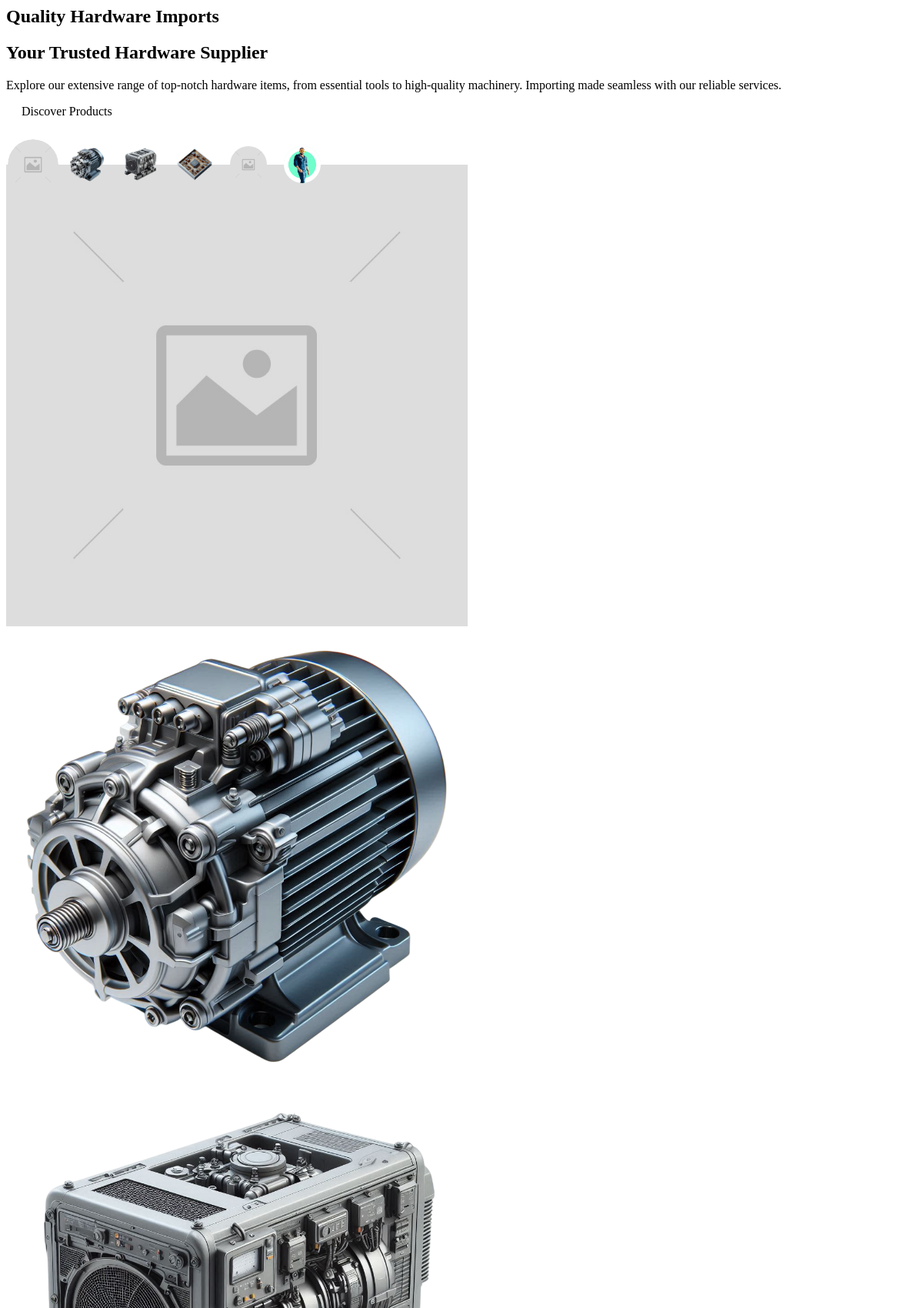
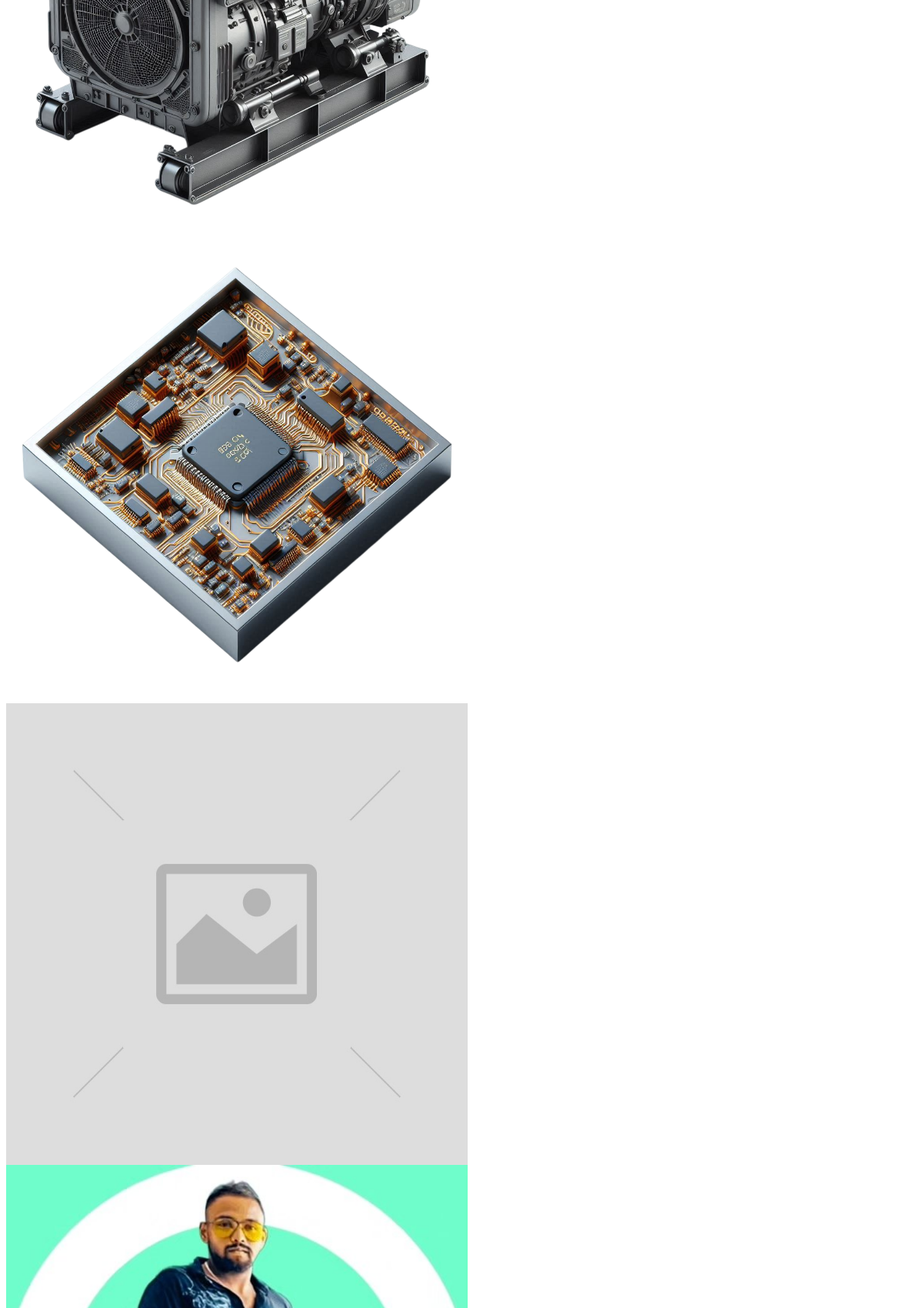
Page /pages/home.php (upper part) on the committed database (2 pictures, top to bottom).
### tables this page shows
CREATE TABLE `tbl_hero` (
  `id` int(11) NOT NULL,
  `title` varchar(255) NOT NULL,
  `subtitle` varchar(255) NOT NULL,
  `description` text NOT NULL,
  `button_text` varchar(255) NOT NULL
);

CREATE TABLE `tbl_carousel` (
  `id` int(11) NOT NULL,
  `image_url` varchar(255) NOT NULL,
  `alt_text` varchar(255) NOT NULL,
  `display_order` int(11) NOT NULL
);

### components/carousel.php (the view, shortened to what this page needs)
<?php
include('../config.php');
$heroQuery = "SELECT * FROM tbl_hero LIMIT 1";
$heroResult = $conn->query($heroQuery);
$hero = $heroResult->fetch_assoc();
$carouselQuery = "SELECT * FROM tbl_carousel ORDER BY display_order ASC";
$carouselResult = $conn->query($carouselQuery);
$carouselItems = [];
if ($carouselResult->num_rows > 0) {
    while ($row = $carouselResult->fetch_assoc()) {
        $carouselItems[] = $row;
    }
}
?>
<div class="container-fluid mt-2 mb-2 mt-sm-5">
    <div class="row">
        <div class="col-lg-6 col-md-6 col-sm-12 d-flex align-items-center">
            <div class="ml-3">
                <h1><?= htmlspecialchars($hero['title']); ?></h1>
                <h2 class="font-weight-light text-md"><?= htmlspecialchars($hero['subtitle']); ?></h2>
                <p style="color: var(--color-accent);">
                    <?= htmlspecialchars($hero['description']); ?>
                </p>
                <a class="btn btn-def btnExplore" id="loadProducts" data-page="products.php">
                    <?= htmlspecialchars($hero['button_text']); ?>
                </a>
                <ul class="custom-carousel-indicators d-flex mb-0">
                    <?php foreach ($carouselItems as $index => $item) : ?>
                        <li data-target="#carouselExample" data-slide-to="<?= $index; ?>" class="custom-carousel-indicator <?= $index === 0 ? 'active' : ''; ?>">
                            <img src="uploads/<?= htmlspecialchars($item['image_url']); ?>"
                                 alt="<?= htmlspecialchars($item['alt_text']); ?>"
                                 onerror="this.onerror=null; this.src='assets/img/placeholder.jpg'">
                        </li>
                    <?php endforeach; ?>
                </ul>
            </div>
        </div>
        <div class="col-lg-6 col-md-6 col-sm-12 d-flex justify-content-center align-items-center">
            <div id="carouselExample" class="carousel slide" data-ride="carousel" data-interval="3000" data-touch="true" data-pause="false">
                <div class="carousel-inner">
                    <?php foreach ($carouselItems as $index => $item) : ?>
                        <div class="carousel-item <?= $index === 0 ? 'active' : ''; ?>">
                            <img src="uploads/<?= htmlspecialchars($item['image_url']); ?>" class="d-block w-100"
                                 alt="<?= htmlspecialchars($item['alt_text']); ?>"
                                 onerror="this.onerror=null; this.src='assets/img/placeholder.jpg'">
                        </div>
                    <?php endforeach; ?>
                </div>
            </div>
        </div>
    </div>
</div>

### pages/home.php (shortened to what this page needs)
<section id="hero">
<?php include('../components/carousel.php'); ?>
</section>

### components/carousel.php (style rules this page uses)
.btnExplore { border-radius: 0px 50px 50px 50px; padding: 15px 20px; border: 0; }
.carousel-item { justify-content: center; align-items: center; }
.carousel-item img { max-height: 600px; max-width: 100%; object-fit: contain; }
.custom-carousel-indicators { position: relative; bottom: -30px; left: 0px; list-style: none; display: flex; padding: 0; margin: 0; z-index: 1; }
.custom-carousel-indicator { width: 60px; height: 60px; border-radius: 50%; margin: 0 5px; cursor: pointer; overflow: hidden; transition: background-color 0.2s ease-in-out, transform 0.2s ease-in-out; }
.custom-carousel-indicator.active { background-color: var(--color-accent); transform: scale(1.1); }
.custom-carousel-indicator img { width: 100%; height: 100%; object-fit: cover; border-radius: 50%; transform: scale(0.8); transition: all 0.2s ease; }
.custom-carousel-indicator.active { background-color: var(--color-accent); }
.custom-carousel-indicator.active img { transform: scale(1); }

### rows in the picture
tbl_hero: title "Quality Hardware Imports", subtitle "Your Trusted Hardware Supplier", description "Explore our extensive range of top-notch hardware items, from essential tools to high-quality machinery. Importing made seamless with our reliable services.", button_text "Discover Products"
tbl_carousel: image_url (picture)
tbl_carousel: image_url (picture)
tbl_carousel: image_url (picture)
tbl_carousel: image_url (picture)
